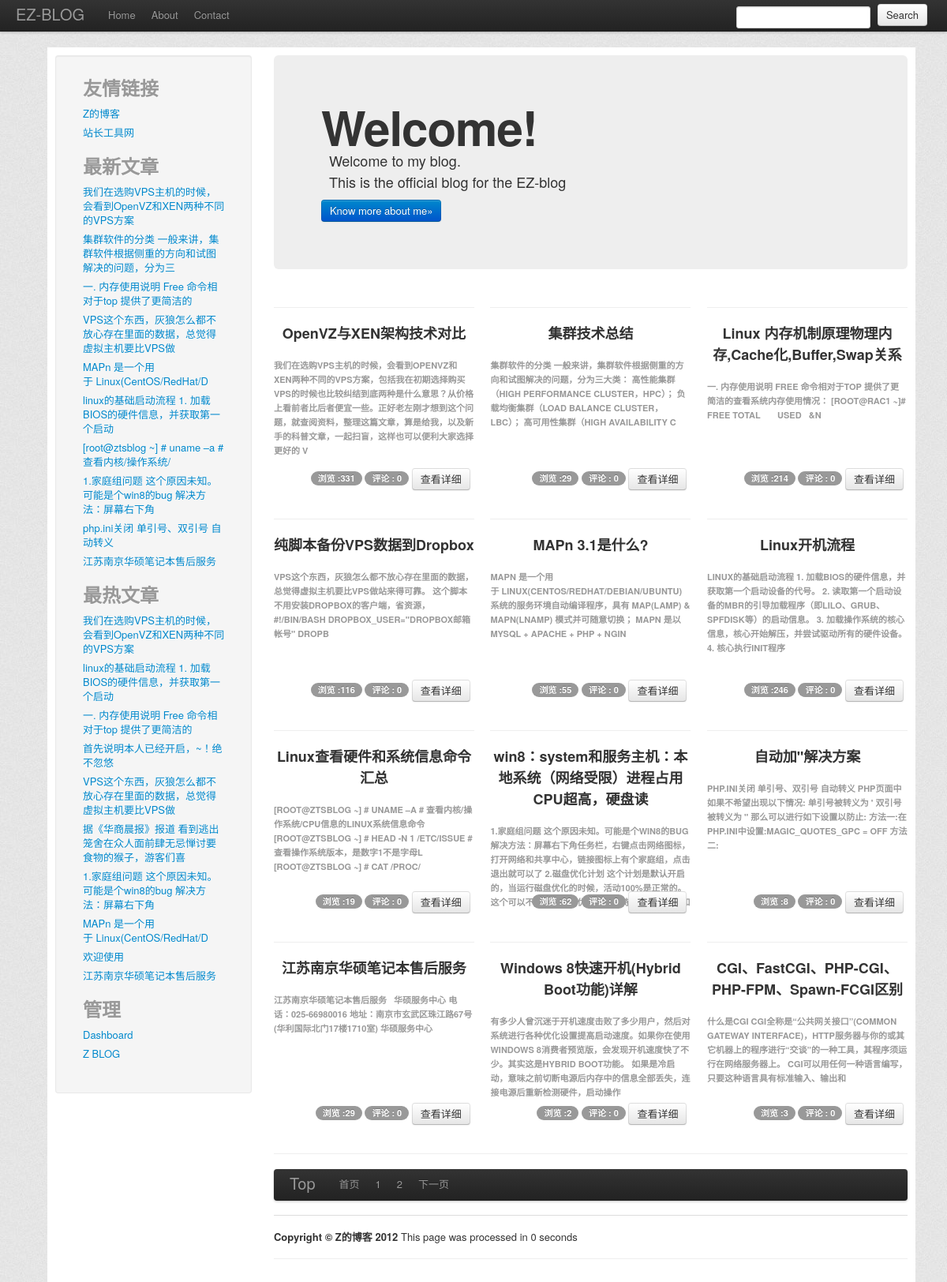
The page / on the database its author committed.
### tables this page shows
CREATE TABLE IF NOT EXISTS `links` (
  `url_name` varchar(255) NOT NULL,
  `url_site` varchar(255) NOT NULL,
  `url_description` varchar(255) NOT NULL,
  `ID` int(100) NOT NULL AUTO_INCREMENT,
  PRIMARY KEY (`ID`)
);

CREATE TABLE IF NOT EXISTS `posts` (
  `post_hits` int(11) NOT NULL DEFAULT '0',
  `ID` bigint(20) NOT NULL AUTO_INCREMENT,
  `post_author` bigint(20) NOT NULL,
  `post_title` varchar(50) NOT NULL,
  `post_status` varchar(20) NOT NULL DEFAULT 'publish',
  `comment_status` varchar(20) NOT NULL DEFAULT 'open',
  `post_content` longtext NOT NULL,
  `time` date NOT NULL,
  PRIMARY KEY (`ID`),
  KEY `title_5` (`post_title`),
  KEY `title_6` (`post_title`),
  KEY `ID` (`ID`),
  KEY `ID_2` (`ID`),
  FULLTEXT KEY `title` (`post_title`),
  FULLTEXT KEY `title_2` (`post_title`),
  FULLTEXT KEY `context` (`post_content`),
  FULLTEXT KEY `title_3` (`post_title`),
  FULLTEXT KEY `title_4` (`post_title`),
  FULLTEXT KEY `title_7` (`post_title`)
);

### index.php (called while the page is built)
<?php
include "home.php";
?>

### common/settings.php (called while the page is built, shortened)
<?php
$ez_pagesize = 4 * 3;
$ez_url_model = 1;
?>

### common/page_functions.php (called while the page is built, shortened)
<?php
function get_page_num() {
	global $ez_pagesize;
	$numq = mysql_query ( "SELECT * FROM `posts`" );
	$num = mysql_num_rows ( $numq );
	$pageall = $num / $ez_pagesize - 0.01;
	return $pageall;
}
function is_index() {
	global $pageval;
	if ($pageval == 1)
		return true;
	else
		return false;
}
function is_home() {
	global $pageval;
	if ($pageval!='')
		return true;
	else
		return false;
}
function get_page_query() {
	global $paged, $ez_pagesize;
	@$sql = "select * from `posts` order by id desc limit $paged $ez_pagesize  ";
	$query = mysql_query ( $sql );
	return $query;
}
function get_page() {
	$pageval = 1;
	return $pageval;
}
function get_page_link($pageval) {
	global $ez_url_model;
	if($ez_url_model==1)
		return "index.php?page=$pageval";
}
?>

### include/runtime.php (called while the page is built)
<?php
class runtime {
	var $StartTime = 0;
	var $StopTime = 0;
	function get_microtime() {
		list ( $usec, $sec ) = explode ( ' ', microtime () );
		return (( float ) $usec + ( float ) $sec);
	}
	function start() {
		$this->StartTime = $this->get_microtime ();
	}
	function stop() {
		$this->StopTime = $this->get_microtime ();
	}
	function spent() {
		return round ( ($this->StopTime - $this->StartTime) * 1000, 1 );
	}
}
?>

### common/post_functions.php (the view, shortened to what this page needs)
<?php
function have_posts() {
	return true;
}
function get_post_content() {
	global $rs;
	return $rs ['post_content'];
}
function get_post_title() {
	global $rs;
	return $rs ['post_title'];
}
function get_post_hit() {
	global $rs;
	return $rs ['post_hits'];
}
function get_post_link() {
	global $rs;
	global $ez_url_model;
	$post_id = $rs ['ID'];
	if ($ez_url_model == 1)
		$post_link = "single.php?id=$post_id";
	return $post_link;
}
function get_post_comment_number() {
	return '0';
}
function get_post_content_short($start, $end) {
	return mb_substr ( strip_tags ( get_post_content () ), $start, $end, "utf-8" );
}
function get_post_title_short($start, $end) {
	return mb_substr ( strip_tags ( get_post_title () ), $start, $end, "utf-8" );
}
function the_posts() {
	echo '
	<div class="span4 ds-component"  data-componentid="gridco1"
	style="min-height: 250px; max-height: 450px; border: 0px solid silver; position: relative;">
	<div class="ds-component" data-componentid="content">
	<hr />
	<h3 style="text-align: center">' . get_post_title_short ( 0, 40 ) . '</h3>
	<br />
	<h6>' . get_post_content_short ( 0, 150 ) . '</h6>
	</div>
	<div	class="more-info"  >
	<span class="badge ds-component">浏览 :' . get_post_hit () . '</span>
	<span class="badge ds-component" >评论 : ' . get_post_comment_number () . '</span>
	<a class="btn ds-component"  href="' . get_post_link () . '" data-componentid="button"> 查看详细</a>
	</div>
	</div>
	';
}
?>

### header.php (shortened to what this page needs)
<!DOCTYPE html>
<html lang="en">
 <?php
	include 'include/runtime.php';
	$runtime = new runtime ();
	?>
  <head>
<link href="./assets/css/bootstrap.css" rel="stylesheet">
<link href="./assets/css/bootstrap-responsive.css" rel="stylesheet">
</head>

### header-nav.php (shortened to what this page needs)
<div class="navbar navbar-fixed-top navbar-inverse">
	<div class="navbar-inner">
		<div class="container-fluid">
			 <a class="brand" href="index.php">EZ-BLOG</a>
			<div class="nav-collapse">
				<ul class="nav">
					<li><a href="index.php">Home</a></li>
					<li><a href="http://www.zts1993.com/">About</a></li>
					<li><a href="http://www.zts1993.com/at-contact-me/">Contact</a></li>
				</ul>
			</div>
			<form class="navbar-form pull-right" method="get" action="search.php">
				<input name="keys" class="span2" x-webkit-speech type="text"
					lang="zh-CN">
				<button class="btn" type="submit" name="subs" value="Search">Search</button>
			</form>
		</div>
	</div>
</div>

### siderbar.php (shortened to what this page needs)
<body>
	<div class="row-fluid"
		style="background-color: white; padding: 10px 10px 10px 10px;">
		<div class="span3">
			<div class="well sidebar-nav">
				<ul class="nav nav-list">
					<li class="nav-header">
						<h2>友情链接</h2>
					</li>
      		  	<?php
							$sql = "select * from `links`  ";
							$query = mysql_query ( $sql ) or die ( "GET LINKS failed" );
									while ( $rs = mysql_fetch_array ( $query ) ) {
										?>
								<li><a href="<?php echo $rs['url_site']?>"><?php echo $rs['url_name']?></a></li>
	<?php	}	?>
	<li class="nav-header">
						<h2>最新文章</h2>
					</li>
		<?php
		@$sql = "select * from `posts` order by `ID` desc limit 0,10 ";
		$query = mysql_query ( $sql ) or die ( "GET posts failed" );
		for($i=0;$i<10;$i++){
			$rs = mysql_fetch_array ( $query);
			echo "<li><a href=".get_post_link()."> ".get_post_content_short(0, 40)."</a></li>";
		}
		 ?>
	<li class="nav-header">
						<h2>最热文章</h2>
					</li>
		<?php
		$sql = "select * from `posts` order by post_hits desc limit 0,10 ";
		$query = mysql_query ( $sql ) or die ( "GET posts failed" );
		for($i=0;$i<10;$i++){
			$rs = mysql_fetch_array ( $query);
			echo "<li><a href=".get_post_link()."> ".get_post_content_short(0, 40)."</a></li>";
		}
		?>
		<li class="nav-header">
						<h2>管理</h2>
					</li>
					<li><a href="adminold">Dashboard</a></li>
					<li><a href="http://www.zts1993.com">Z BLOG</a></li>
				</ul>
				<br />
			</div>
		</div>
		<div class="span9">

### home.php (shortened to what this page needs)
<?php
include "header.php";
include "header-nav.php";
include "siderbar.php";
include "common/settings.php";
$pageval = get_page ();
$paged = ($pageval - 1) * $ez_pagesize . ',';
?>
<?php
if (is_index ())
	include "hello.php";
$query = get_page_query ();
$rs = mysql_fetch_array ( $query );
if (have_posts ()) {
	for($now = 1; $now < $ez_pagesize + 1; $now ++) {
		if ($now % 3 == 1)
			echo ' <div class="row-fluid ds-component" data-componentid="fluidgridrow">';
		if (have_posts ()) {
			the_posts ();
		}
		if ($now % 3 == 0)
			echo '  </div><br />  ';
		$rs = mysql_fetch_array ( $query );
	}
} else {
	echo 'No Posts';
}
include "footer-nav.php";
include "footer.php";
?>

### hello.php
<div class="hero-unit ds-component" data-componentid="hero1">
	<div class="ds-component" data-componentid="content1">
		<h1>Welcome!</h1>
		<p>
			&nbsp; Welcome to my blog.<br /> &nbsp;&nbsp;This is the official
			blog for the EZ-blog<br />
		</p>
	</div>
	<a class="btn btn-primary ds-component" href="welcome.php"
		data-componentid="button1">Know more about me»</a>
</div>

### footer-nav.php (shortened to what this page needs)
  <?php if(is_home()){?>
<hr class="ds-component" data-componentid="hr1">
<ul class="nav nav-tabs">
	<div class="navbar">
		<div class="navbar-inner">
			<div class="container">
				<a class="brand" href="#">Top</a>
				<ul class="nav">
					<li><a href="index.php">首页</a></li>
	                 <?php
			for($i = 1; $i <= get_page_num () + 1&&$i <= 20; $i ++) {
				echo "<li><a href=" . get_page_link ( $i ) . " >$i</a></li>";
			}
			if (get_page () <= get_page_num ()) {
				echo " <li><a href=" . get_page_link ( get_page () + 1 ) . "> 下一页</a></li>";
			}
			?>
	            </ul>
			</div>
		</div>
	</div>
</ul>
<?php } ?>

### footer.php (shortened to what this page needs)
<div>
	<strong>Copyright © Z的博客 2012</strong>
        <?php
global $runtime;
								$runtime->stop ();
								$time = $runtime->spent ();
								$time = $time / 1000;
								echo "This page was processed in $time seconds";
								?>
     </div>
<hr>
</div>
</div>
</body>
</html>

### header.php (style rules this page uses)
body { padding-top: 60px; padding-left: 60px; padding-right: 60px; background-image: url("./assets/img/bg_body.jpg"); background-repeat: repeat; }
.more-info { text-align: right; position: absolute; right: 5px; bottom: 0px; }

### rows shown on the page
links: url_name "Z的博客"
links: url_name "站长工具网"
posts: post_content "我们在选购VPS主机的时候，会看到OpenVZ和XEN两种不同的VPS方案", post_title "OpenVZ与XEN架构技术对比", post_content "我们在选购VPS主机的时候，会看到OPENVZ和XEN两种不同的VPS方案，包括我在初期选择购买VPS的时候也比较纠结到底两种是什么意思？从价格 上看前者比后者便宜一些。正好老左刚才想到这个问题，就查阅资料，整理这篇文章，算是给我，以及新手的科普文章，一起扫盲，这样也可以便利大家选择更好的 V", post_hits "331"
posts: post_content "集群软件的分类 一般来讲，集群软件根据侧重的方向和试图解决的问题，分为三", post_title "集群技术总结", post_content "集群软件的分类 一般来讲，集群软件根据侧重的方向和试图解决的问题，分为三大类： 高性能集群（HIGH PERFORMANCE CLUSTER，HPC）； 负载均衡集群（LOAD BALANCE CLUSTER， LBC）； 高可用性集群（HIGH AVAILABILITY C", post_hits "29"
posts: post_content "一. 内存使用说明 Free 命令相对于top 提供了更简洁的", post_title "Linux 内存机制原理物理内存,Cache化,Buffer,Swap关系", post_content "一. 内存使用说明 FREE 命令相对于TOP 提供了更简洁的查看系统内存使用情况： [ROOT@RAC1 ~]# FREE TOTAL USED &N", post_hits "214"
posts: post_content "VPS这个东西，灰狼怎么都不放心存在里面的数据，总觉得虚拟主机要比VPS做", post_title "纯脚本备份VPS数据到Dropbox", post_content "VPS这个东西，灰狼怎么都不放心存在里面的数据，总觉得虚拟主机要比VPS做站来得可靠。 这个脚本不用安装DROPBOX的客户端，省资源， #!/BIN/BASH DROPBOX_USER=\"DROPBOX邮箱帐号\" DROPB", post_hits "116"
posts: post_content "MAPn 是一个用于 Linux(CentOS/RedHat/D", post_title "MAPn 3.1是什么?", post_content "MAPN 是一个用于 LINUX(CENTOS/REDHAT/DEBIAN/UBUNTU) 系统的服务环境自动编译程序，具有 MAP(LAMP) & MAPN(LNAMP) 模式并可随意切换； MAPN 是以 MYSQL + APACHE + PHP + NGIN", post_hits "55"
posts: post_content "linux的基础启动流程 1. 加载BIOS的硬件信息，并获取第一个启动", post_title "Linux开机流程", post_content "LINUX的基础启动流程 1. 加载BIOS的硬件信息，并获取第一个启动设备的代号。 2. 读取第一个启动设备的MBR的引导加载程序（即LILO、GRUB、SPFDISK等）的启动信息。 3. 加载操作系统的核心信息，核心开始解压，并尝试驱动所有的硬件设备。 4. 核心执行INIT程序", post_hits "246"
posts: post_content "[root@ztsblog ~] # uname –a # 查看内核/操作系统/", post_title "Linux查看硬件和系统信息命令汇总", post_content "[ROOT@ZTSBLOG ~] # UNAME –A # 查看内核/操作系统/CPU信息的LINUX系统信息命令 [ROOT@ZTSBLOG ~] # HEAD -N 1 /ETC/ISSUE # 查看操作系统版本，是数字1不是字母L [ROOT@ZTSBLOG ~] # CAT /PROC/", post_hits "19"
posts: post_content "1.家庭组问题 这个原因未知。可能是个win8的bug 解决方法：屏幕右下角", post_title "win8：system和服务主机：本地系统（网络受限）进程占用CPU超高，硬盘读", post_content "1.家庭组问题 这个原因未知。可能是个WIN8的BUG 解决方法：屏幕右下角任务栏，右键点击网络图标，打开网络和共享中心，链接图标上有个家庭组，点击退出就可以了 2.磁盘优化计划…", post_hits "62"
posts: post_content "php.ini关闭 单引号、双引号 自动转义", post_title "自动加\"解决方案", post_content "PHP.INI关闭 单引号、双引号 自动转义 PHP页面中如果不希望出现以下情况: 单引号被转义为 ' 双引号被转义为 \" 那么可以进行如下设置以防止: 方法一:在PHP.INI中设置:MAGIC_QUOTES_GPC = OFF 方法二:", post_hits "8"
posts: post_content "江苏南京华硕笔记本售后服务", post_title "江苏南京华硕笔记本售后服务", post_content "江苏南京华硕笔记本售后服务 华硕服务中心 电话：025-66980016 地址：南京市玄武区珠江路67号(华利国际北门17楼1710室) 华硕服务中心", post_hits "29"
posts: post_content "首先说明本人已经开启，~！绝不忽悠"
posts: post_content "据《华商晨报》报道 看到逃出笼舍在众人面前肆无忌惮讨要食物的猴子，游客们喜"
posts: post_content "欢迎使用"
posts: post_title "Windows 8快速开机(Hybrid Boot功能)详解", post_content "有多少人曾沉迷于开机速度击败了多少用户，然后对系统进行各种优化设置提高启动速度。如果你在使用WINDOWS 8消费者预览版，会发现开机速度快了不少。其实这是HYBRID BOOT功能。 如果是冷启动，意味之前切断电源后内存中的信息全部丢失，连接电源后重新检测硬件，启动操作", post_hits "2"
posts: post_title "CGI、FastCGI、PHP-CGI、PHP-FPM、Spawn-FCGI区别", post_content "什么是CGI CGI全称是“公共网关接口”(COMMON GATEWAY INTERFACE)，HTTP服务器与你的或其它机器上的程序进行“交谈”的一种工具，其程序须运行在网络服务器上。 CGI可以用任何一种语言编写，只要这种语言具有标准输入、输出和", post_hits "3"

### other values the page prints
$time "0"
